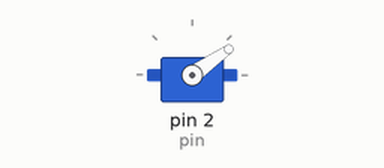
A sketch run on a simulated Arduino Uno, built with avr-gcc and run on an emulated ATmega328P. Shown: servo.

Above: at 0.05 s.
At 0.65 s:
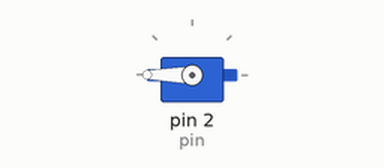
At 1.3 s:
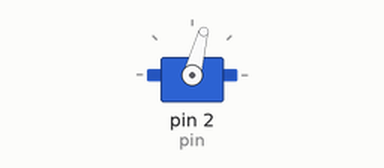
At 2.35 s:
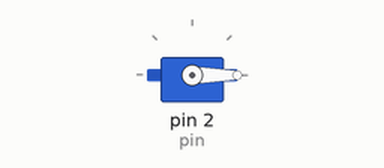
Timing chart, 0 to 5.5 s (numbered marks = the images above):
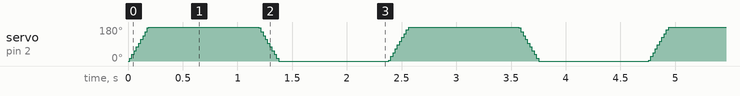

The sketch:

Project_1.ino
```cpp
// Micro Servo Sweep
// Purpose: Micro Servo Motor performs 180 degree sweeps with 5 degree steps.

#include <Servo.h>

// Create Servo object
Servo labservo;

void setup() {

  // Assign servo pin (digital)
  int pin = 2;

  // Set Servo to read from pin
  labservo.attach(pin);
}

void loop() {

  // Angles = 0 -> 180
  for (int i = 0; i < 37; ++i)
  {
    // Calculate next angle
    int angle = i*5;

    // Send angle to servo
    labservo.write(angle);

    delay(5);
  }

  delay(1000);

  // Angles = 180 -> 0
  for (int i = 36; i >= 0; --i)
  {
    // Calculate next angle
    int angle = i*5;

    // Send angle to servo
    labservo.write(angle);

    delay(5);
  }

  delay(1000);
}
```
